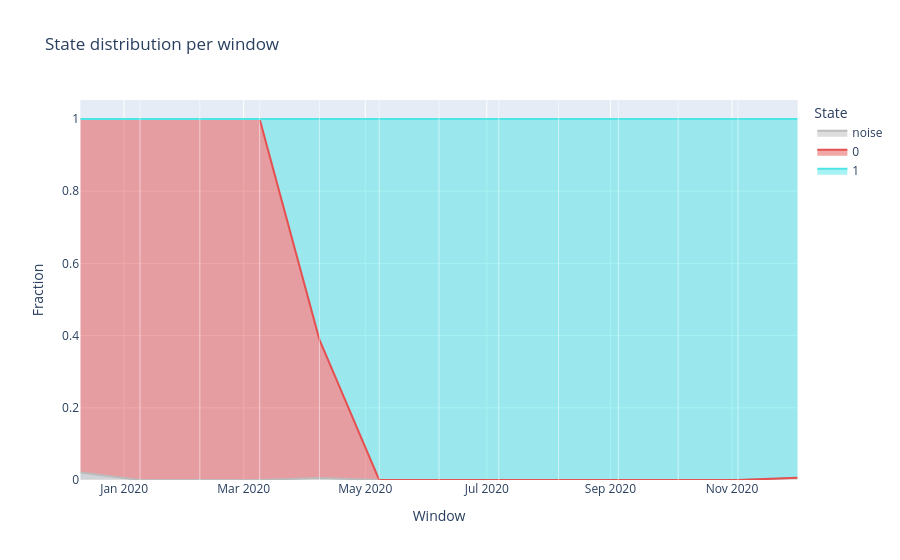

Write notebook code for a chart like this one.
### Code cell
distributions_plot = kairo.plot_state_distributions(freq_distributions, color_mapping)
distributions_plot.show()

### Figure 1 — Plotly figure (JSON) as saved in the notebook; plotly's stock layout.template omitted (floating-point values rounded to 4 significant figures)
{"data": [{"fillpattern": {"shape": ""}, "hovertemplate": "State=noise<br>Window=%{x}<br>Fraction=%{y}<extra></extra>", "legendgroup": "noise", "line": {"color": "#bbbbbb"}, "marker": {"symbol": "circle"}, "mode": "lines", "name": "noise", "orientation": "v", "showlegend": true, "stackgroup": "1", "type": "scatter", "x": ["2019-12-10T00:00:00", "2020-01-09T00:00:00", "2020-02-08T00:00:00", "2020-03-09T00:00:00", "2020-04-08T00:00:00", "2020-05-08T00:00:00", "2020-06-07T00:00:00", "2020-07-07T00:00:00", "2020-08-06T00:00:00", "2020-09-05T00:00:00", "2020-10-05T00:00:00", "2020-11-04T00:00:00", "2020-12-04T00:00:00"], "xaxis": "x", "y": [0.02083, 0.0, 0.0, 0.0, 0.005556, 0.0, 0.0, 0.0, 0.0, 0.0, 0.0, 0.0, 0.006098], "yaxis": "y"}, {"fillpattern": {"shape": ""}, "hovertemplate": "State=0<br>Window=%{x}<br>Fraction=%{y}<extra></extra>", "legendgroup": "0", "line": {"color": "#e55050"}, "marker": {"symbol": "circle"}, "mode": "lines", "name": "0", "orientation": "v", "showlegend": true, "stackgroup": "1", "type": "scatter", "x": ["2019-12-10T00:00:00", "2020-01-09T00:00:00", "2020-02-08T00:00:00", "2020-03-09T00:00:00", "2020-04-08T00:00:00", "2020-05-08T00:00:00", "2020-06-07T00:00:00", "2020-07-07T00:00:00", "2020-08-06T00:00:00", "2020-09-05T00:00:00", "2020-10-05T00:00:00", "2020-11-04T00:00:00", "2020-12-04T00:00:00"], "xaxis": "x", "y": [0.9792, 1.0, 1.0, 1.0, 0.3833, 0.0, 0.0, 0.0, 0.0, 0.0, 0.0, 0.0, 0.0], "yaxis": "y"}, {"fillpattern": {"shape": ""}, "hovertemplate": "State=1<br>Window=%{x}<br>Fraction=%{y}<extra></extra>", "legendgroup": "1", "line": {"color": "#50e5e5"}, "marker": {"symbol": "circle"}, "mode": "lines", "name": "1", "orientation": "v", "showlegend": true, "stackgroup": "1", "type": "scatter", "x": ["2019-12-10T00:00:00", "2020-01-09T00:00:00", "2020-02-08T00:00:00", "2020-03-09T00:00:00", "2020-04-08T00:00:00", "2020-05-08T00:00:00", "2020-06-07T00:00:00", "2020-07-07T00:00:00", "2020-08-06T00:00:00", "2020-09-05T00:00:00", "2020-10-05T00:00:00", "2020-11-04T00:00:00", "2020-12-04T00:00:00"], "xaxis": "x", "y": [0.0, 0.0, 0.0, 0.0, 0.6111, 1.0, 1.0, 1.0, 1.0, 1.0, 1.0, 1.0, 0.9939], "yaxis": "y"}], "layout": {"legend": {"title": {"text": "State"}, "tracegroupgap": 0}, "shapes": [{"line": {"color": "white", "width": 0.5}, "type": "line", "x0": "2019-12-10 00:00:00", "x1": "2019-12-10 00:00:00", "xref": "x", "y0": 0, "y1": 1, "yref": "paper"}, {"line": {"color": "white", "width": 0.5}, "type": "line", "x0": "2020-01-09 00:00:00", "x1": "2020-01-09 00:00:00", "xref": "x", "y0": 0, "y1": 1, "yref": "paper"}, {"line": {"color": "white", "width": 0.5}, "type": "line", "x0": "2020-02-08 00:00:00", "x1": "2020-02-08 00:00:00", "xref": "x", "y0": 0, "y1": 1, "yref": "paper"}, {"line": {"color": "white", "width": 0.5}, "type": "line", "x0": "2020-03-09 00:00:00", "x1": "2020-03-09 00:00:00", "xref": "x", "y0": 0, "y1": 1, "yref": "paper"}, {"line": {"color": "white", "width": 0.5}, "type": "line", "x0": "2020-04-08 00:00:00", "x1": "2020-04-08 00:00:00", "xref": "x", "y0": 0, "y1": 1, "yref": "paper"}, {"line": {"color": "white", "width": 0.5}, "type": "line", "x0": "2020-05-08 00:00:00", "x1": "2020-05-08 00:00:00", "xref": "x", "y0": 0, "y1": 1, "yref": "paper"}, {"line": {"color": "white", "width": 0.5}, "type": "line", "x0": "2020-06-07 00:00:00", "x1": "2020-06-07 00:00:00", "xref": "x", "y0": 0, "y1": 1, "yref": "paper"}, {"line": {"color": "white", "width": 0.5}, "type": "line", "x0": "2020-07-07 00:00:00", "x1": "2020-07-07 00:00:00", "xref": "x", "y0": 0, "y1": 1, "yref": "paper"}, {"line": {"color": "white", "width": 0.5}, "type": "line", "x0": "2020-08-06 00:00:00", "x1": "2020-08-06 00:00:00", "xref": "x", "y0": 0, "y1": 1, "yref": "paper"}, {"line": {"color": "white", "width": 0.5}, "type": "line", "x0": "2020-09-05 00:00:00", "x1": "2020-09-05 00:00:00", "xref": "x", "y0": 0, "y1": 1, "yref": "paper"}, {"line": {"color": "white", "width": 0.5}, "type": "line", "x0": "2020-10-05 00:00:00", "x1": "2020-10-05 00:00:00", "xref": "x", "y0": 0, "y1": 1, "yref": "paper"}, {"line": {"color": "white", "width": 0.5}, "type": "line", "x0": "2020-11-04 00:00:00", "x1": "2020-11-04 00:00:00", "xref": "x", "y0": 0, "y1": 1, "yref": "paper"}, {"line": {"color": "white", "width": 0.5}, "type": "line", "x0": "2020-12-04 00:00:00", "x1": "2020-12-04 00:00:00", "xref": "x", "y0": 0, "y1": 1, "yref": "paper"}], "title": {"text": "State distribution per window"}, "xaxis": {"anchor": "y", "domain": [0, 1], "title": {"text": "Window"}}, "yaxis": {"anchor": "x", "domain": [0, 1], "title": {"text": "Fraction"}}}}
